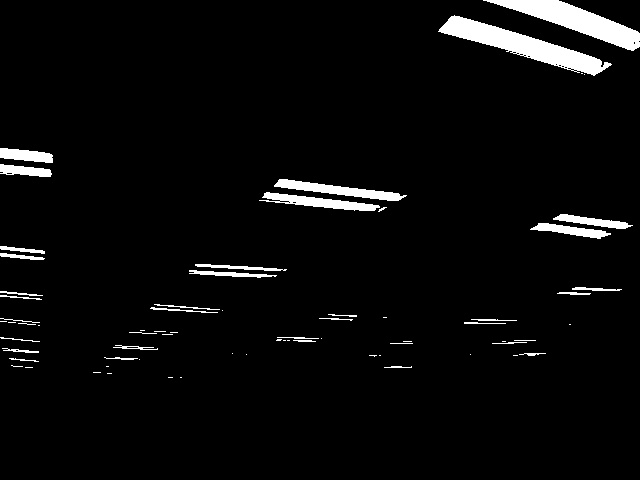
#> input picture test/skeleton.jpg, 640 x 480 px
$ python skeleton.py
#> lines starting #> are read from the running program, lines starting #| are printed output that depends on the picture
#> further down, img is the input picture: shape (480, 640); min 0, max 255, mean 10.5
import cv2
import numpy as np


def skeletonize(image, size, structuring=cv2.MORPH_RECT):
    # determine the area (i.e. total number of pixels in the image),
    # initialize the output skeletonized image, and construct the
    # morphological structuring element
#> called with size = (3, 3), structuring = 0
    area = image.shape[0] * image.shape[1]
#> area = 307200
    skeleton = np.zeros(image.shape, dtype="uint8")
    elem = cv2.getStructuringElement(structuring, size)

    # keep looping until the erosions remove all pixels from the
    # image
    while True:
        # erode and dilate the image using the structuring element
        eroded = cv2.erode(image, elem)
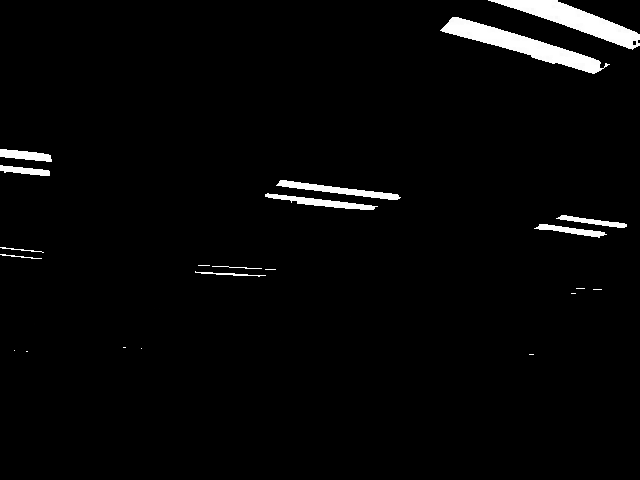
#> eroded: shape (480, 640); min 0, max 255, mean 6.9
        cv2.imshow("test", eroded)
        cv2.waitKey(0)

        temp = cv2.dilate(eroded, elem)
        cv2.imshow("test", temp)
        cv2.waitKey(0)

        # subtract the temporary image from the original, eroded
        # image, then take the bitwise 'or' between the skeleton
        # and the temporary image
        temp = cv2.subtract(image, temp)
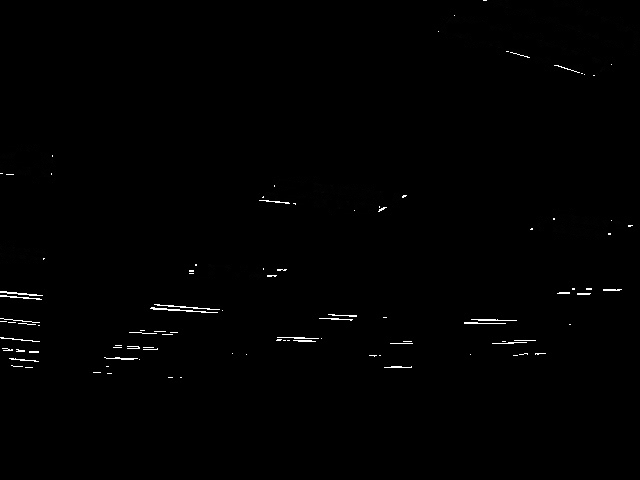
#> temp: shape (480, 640); min 0, max 255, mean 1.4
        cv2.imshow("test", temp)
        cv2.waitKey(0)

        skeleton = cv2.bitwise_or(skeleton, temp)
        cv2.imshow("test", skeleton)
        cv2.waitKey(0)
        image = eroded.copy()

        # if there are no more 'white' pixels in the image, then
        # break from the loop
        if area == area - cv2.countNonZero(image):
            break

    # return the skeletonized image
    return skeleton

if __name__ == "__main__":
    img = cv2.imread("skeleton.jpg", 0)
    cv2.imshow("Img", img)
    cv2.waitKey(0)

    skeletonize(img, (3, 3))
